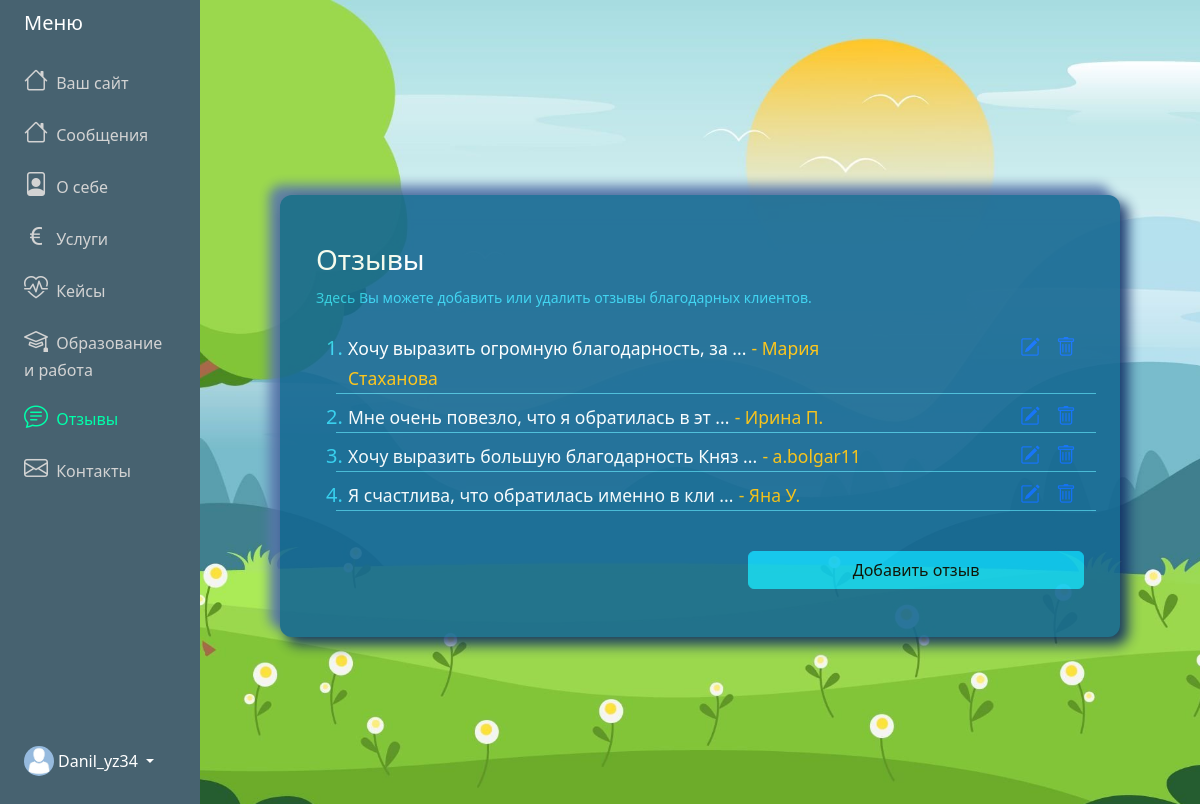
/adminPanel/feedbacks/ (signed in), run on the app's committed database.
### adminPanel/models.py (models this page shows, shortened)
class Menu (models.Model):
    user = models.OneToOneField(User, on_delete=models.CASCADE)
    messages = models.CharField('Сообщения', max_length=100, default="Сообщения")
    about = models.CharField('О себе', max_length=100, default="О себе")
    services = models.CharField('Услуги', max_length=100, default="Услуги")
    cases = models.CharField('Кейсы', max_length=100, default="Кейсы")
    ed_and_work = models.CharField('Образование и работа', max_length=100, default="Образование и работа")
    feedbacks = models.CharField('Отзывы', max_length=100, default="Отзывы")
    contacts = models.CharField('Контакты', max_length=100, default="Контакты")

class About(models.Model):
    user = models.OneToOneField(User, on_delete=models.CASCADE)
    profession = models.CharField(max_length=200)
    slogan = models.TextField(null=True, blank=True)
    main_foto = models.ImageField(
        default="avatar.jpg",
        upload_to="About_main_foto"
    )

class Feedback(models.Model):
    name = models.CharField('Имя', max_length=200, null=False, blank=False)
    text = models.TextField('Отзыв', null=False, blank=False)
    original_img = models.ImageField(upload_to="Feedback_img", null=True, blank=True)
    user = models.ForeignKey(User, on_delete=models.CASCADE)

### adminPanel/views.py (the view)
# urls.py: path('adminPanel/feedbacks/', FeedbackView.as_view(), name="feedbacks"),
class  FeedbackView(LoginRequiredMixin,ListView):
    model = Feedback
    template_name = "adminPanel/feedbacks.html"
    context_object_name = "posts"
    def get_context_data(self, **kwargs):
        context = super().get_context_data(**kwargs)
        context['title'] = 'Отзывы'
        context['active'] = 'feedbacks'
        context['menu'] = request_menu(self.request)
        return context

### adminPanel/views.py (called while the page is built)
def request_menu(request):
    user_id = request.user.id  # Получаем id текущего пользователя
    menu = Menu.objects.filter(user_id=user_id).first()  # Используем user_id для фильтрации
    return menu

### adminPanel/templates/adminPanel/feedbacks.html (shortened to what this page needs)
{% extends "adminPanel/base.html" %}
{% block content %}
<div class="container vh-100 d-flex align-items-center">
    <div id="innerPage">
        <div class="row align-items-center justify-content-center">
            <div class="col-12 text-white px-5 pt-5">
                <div class="lead">
                    <h3>Отзывы</h3>
                    <p class="fs-6 mb-4">
                        <small class="label-color">Здесь Вы можете добавить или удалить отзывы благодарных клиентов.</small>
                    </p>
                </div>
                {% if posts %}
                <ol class="categories">
                    {% for post in posts %}
                    <li class="label-color fs-5">
                        <div class="row mt-2" style="border-bottom: 1px solid #45bdd9;">
                            <div class="col-9">
                                <a href="#" style="text-decoration: none;color: #ffffff;">
                                    <small>{{ post.text|slice:":40" }} ...</small>
                                    <small class="text-warning"> - {{ post.name }}</small>
                                </a>
                            </div>
                            <div class="task-controls col-3 card-text d-flex">
                                <a class="edit px-2 ms-auto" href="#">
                                    <i class="bi bi-pencil-square"></i></a>
                                <a class="edit px-2" href="#"><i class="bi bi-trash"></i></a>
                            </div>
                        </div>
                    </li>
                    {%endfor%}
                </ol>
                {% else %}
                <p class="text-center"> Список пуст!
                    <a href="{% url 'create-feedback' %}">Добавить отзыв</a>
                </p>
                {% endif %}
            </div>
        </div>
        <div class="row align-items-center justify-content-center">
            <div class="col-sm-6 col-xs-12 d-sm-block  px-5 pb-5">
                <a href="{% url 'create-feedback' %}" class="btn btn-info mt-4 w-100"
                    id="ed-and-work-brn">Добавить отзыв</a>
            </div>
        </div>
    </div>
</div>
{% endblock content %}

### adminPanel/templates/adminPanel/base.html (shortened to what this page needs)
{% load static %}
<!DOCTYPE html>
<html lang="en">
<head>
    <link href="https://cdn.jsdelivr.net/npm/bootstrap@5.3.3/dist/css/bootstrap.min.css" rel="stylesheet"
>
    <link rel="stylesheet"
        href="https://cdnjs.cloudflare.com/ajax/libs/bootstrap-icons/1.8.1/font/bootstrap-icons.min.css">
    <link rel="stylesheet" href="{% static 'css/styles.css'%}">
</head>
<body class="admin-panel-body">
    <div class="container-fluid">
        <div class="row flex-nowrap">
            <div class="col-auto col-md-3 col-xl-2 px-sm-2 px-0 menu-bg-custom">
                <div class="d-flex flex-column align-items-center align-items-sm-start px-3 pt-2 text-white min-vh-100">
                    <a href="/"
                        class="d-flex align-items-center pb-3 mb-md-0 me-md-auto text-white text-decoration-none">
                        <span class="fs-5 d-none d-sm-inline">Меню</span>
                    </a>
                    <ul class="nav text-light flex-column mb-sm-auto mb-0 align-items-center align-items-sm-start"
                        id="menu">
                        <li>
                            <a href="{% url 'home' %}" class="nav-link align-middle px-0 admin-menu-text {%if active == 'home' %} active {% endif %}">
                                <i class="fs-4 bi-house"></i> <span class="ms-1 d-none d-sm-inline">Ваш сайт</span>
                            </a>
                        </li>
                        <li>
                            <a href="{% url 'messages' %}" class="nav-link align-middle px-0 admin-menu-text {%if active == 'messages' %} active {% endif %}">
                                <i class="fs-4 bi-house"></i> <span class="ms-1 d-none d-sm-inline">{% if menu.messages %} {{ menu.messages }} {% else %}Сообщения {% endif %}</span>
                            </a>
                        </li>
                        <li>
                            <a href="{% url 'about' %}" class="nav-link align-middle px-0 admin-menu-text {%if active == 'about' %} active {% endif %}">
                                <i class="fs-4 bi-file-person"></i> <span class="ms-1 d-none d-sm-inline">{% if menu.about %} {{ menu.about }} {% else %} О себе {% endif %}</span>
                            </a>
                        </li>
                        <li>
                            <a href="{% url 'services' %}" class="nav-link px-0 align-middle admin-menu-text {%if active == 'services' %} active {% endif %}">
                                <i class="fs-4 bi-currency-euro"></i> <span class="ms-1 d-none d-sm-inline">{% if menu.services %} {{ menu.services }} {% else %} Услуги {% endif %}</span></a>
                        </li>
                        <li>
                            <a href="{% url 'cases' %}" class="nav-link px-0 align-middle admin-menu-text {%if active == 'cases' %} active {% endif %}">
                                <i class="fs-4 bi-heart-pulse"></i> <span class="ms-1 d-none d-sm-inline">{% if menu.cases %} {{ menu.cases }} {% else %} Кейсы {% endif %}</span></a>
                        </li>
                        <li>
                            <a href="{% url 'ed-and-work' %}" class="nav-link px-0 align-middl admin-menu-text {%if active == 'ed_and_work' %} active {% endif %}">
                                <i class="fs-4 bi-mortarboard"></i> <span class="ms-1 d-none d-sm-inline">{% if menu.ed_and_work %} {{ menu.ed_and_work }} {% else %} Образование и работа {% endif %}</span></a>
                        </li>
                        <li>
                            <a href="{% url 'feedbacks' %}" class="nav-link px-0 align-middle admin-menu-text {%if active == 'feedbacks' %} active {% endif %}">
                                <i class="fs-4 bi-chat-text"></i> <span class="ms-1 d-none d-sm-inline">{% if menu.feedbacks %} {{ menu.feedbacks }} {% else %} Отзывы {% endif %}</span>
                            </a>
                        </li>
                        <li>
                            <a href="#" class="nav-link px-0 align-middle admin-menu-text">
                                <i class="fs-4 bi-envelope"></i> <span class="ms-1 d-none d-sm-inline">{% if menu.contacts %} {{ menu.contacts }} {% else %} Контакты {% endif %}</span>
                            </a>
                        </li>
                    </ul>
                    <div class="dropdown pb-4">
                        <a href="#"
                            class="d-flex align-items-center text-white text-decoration-none dropdown-toggle {% if current_path == home_url %}active{% endif %}"
                            id="dropdownUser1" data-bs-toggle="dropdown" aria-expanded="false">
                            <img src="{{ user.about.main_foto.url }}" alt="logo" width="30" height="30"
                                class="rounded-circle">
                            <span class="d-none d-sm-inline mx-1">{{user.username}}</span>
                        </a>
                    </div>
                </div>
            </div>
            <div class="col py-3">
                {% block content %}
                {% endblock content %}
            </div>
        </div>
    </div>
</body>
</html>

### static/css/styles.css (style rules this page uses)
:root { --color-primary: #ee394c; --color-secondary: #86b7fe; --color-light: #f2f2f2; --color-gray: #ced4da; --color-dark: #212121; --color-white: #ffffff; --color-error: #e2442f; --color-warning: #ffc900; --color-info: #02a2b9; --color-success: #1ba345; --color-input: #00d1b2; --border-radius: 5px; }
#innerPage { width:100%; max-width:840px; margin : 0 auto; border-radius: 12px; background: #156892; box-shadow: 7px 7px 13px 1px #0f2d64, -10px -9px 11px 1px #5b79ad; opacity: 0.9; }
.menu-bg-custom { background-color: #476270; }
.admin-menu-text { color: lightgray; }
.admin-menu-text.active { color: #0fa !important; }
.label-color { color:#31d2f2; }

### adminPanel/templates/adminPanel/feedbacks.html (style rules this page uses)
.admin-panel-body { background-image: url('/media/fon-admin-about.jpg'); background-repeat: no-repeat; background-size: cover; background-position: center; }

### data on the page
Menu: messages "Сообщения", about "О себе", services "Услуги", cases "Кейсы", ed_and_work "Образование и работа", feedbacks "Отзывы", contacts "Контакты"
Feedback: text "Хочу выразить огромную благодарность, за", name "Мария Стаханова"
Feedback: text "Мне очень повезло, что я обратилась в эт", name "Ирина П."
Feedback: text "Хочу выразить большую благодарность Княз", name "a.bolgar11"
Feedback: text "Я счастлива, что обратилась именно в кли", name "Яна У."

### other printed values
{{ user.username }} "Danil_yz34"
